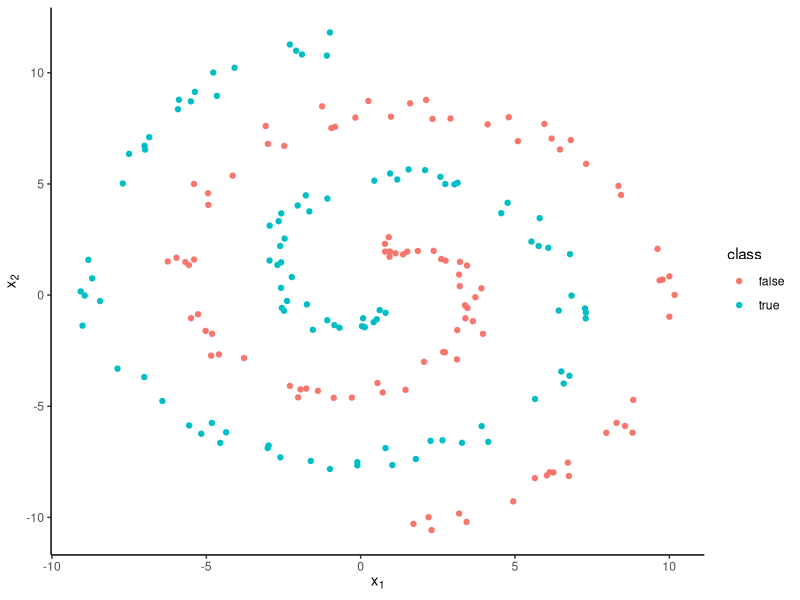
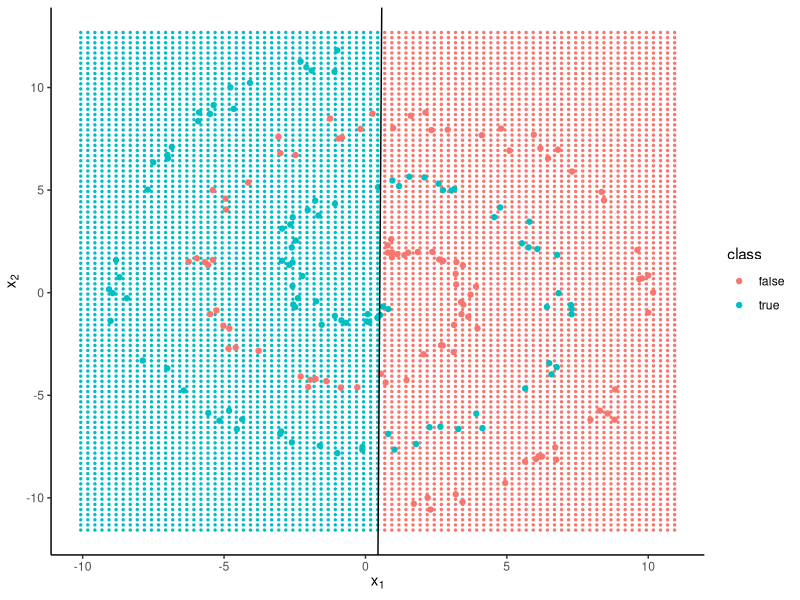
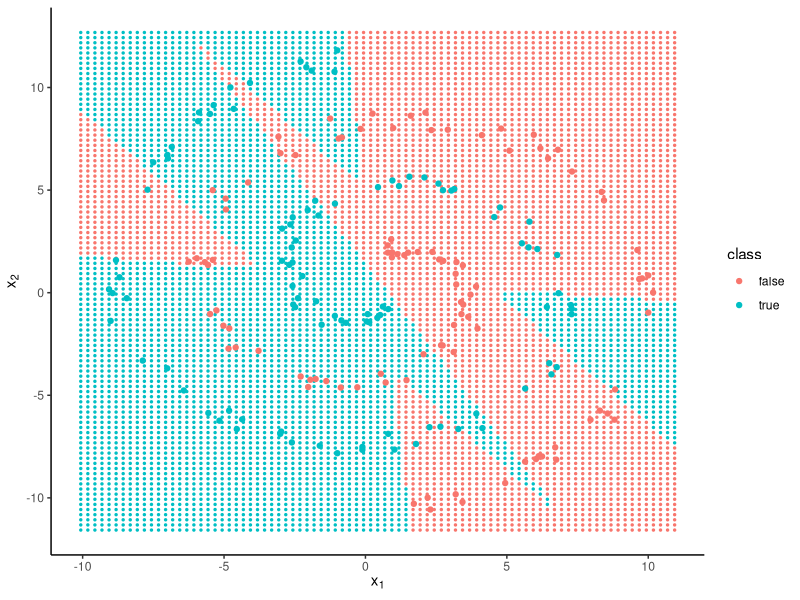
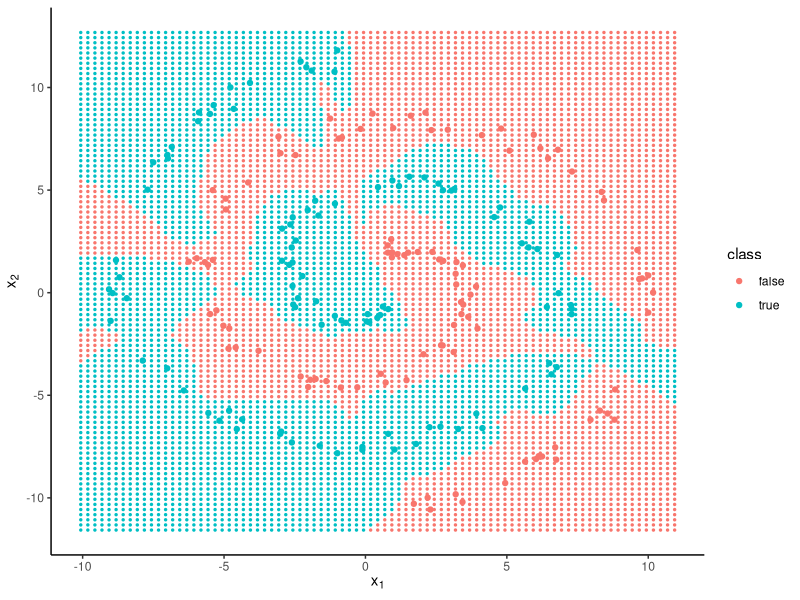
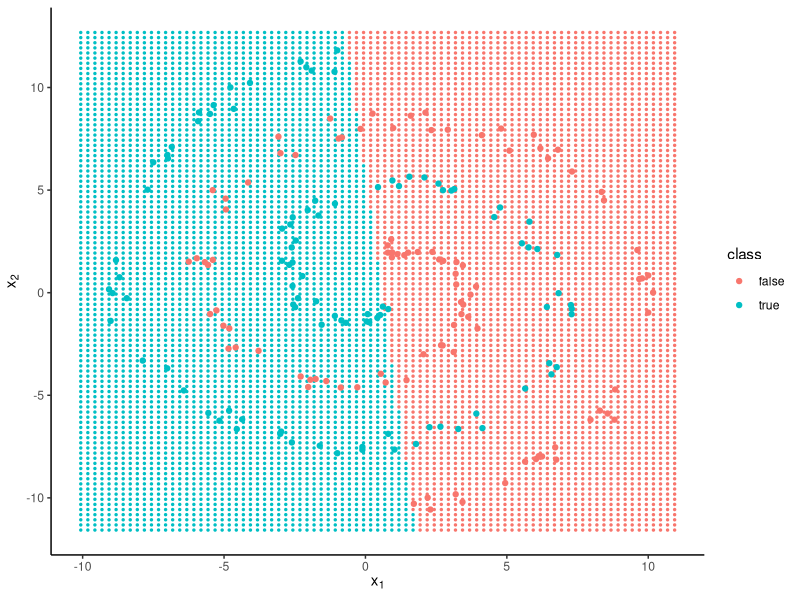

Write R code to recreate these figures, in order.
## ---- chunk 1
rm(list = ls())

two_spirals <- function(N = 200,
                        radians = 3*pi,
                        theta0 = pi/2,
                        labels = 0:1) {
  N1 <- floor(N / 2)
  N2 <- N - N1
  
  theta <- theta0 + runif(N1) * radians
  spiral1 <- cbind(-theta * cos(theta) + runif(N1),
                   theta * sin(theta) + runif(N1))
  spiral2 <- cbind(theta * cos(theta) + runif(N2),
                   -theta * sin(theta) + runif(N2))
  
  points <- rbind(spiral1, spiral2)
  classes <- c(rep(0, N1), rep(1, N2))
  
  data.frame(x1 = points[, 1],
             x2 = points[, 2],
             class = factor(classes, labels = labels))
}
set.seed(42)
hard_data <- two_spirals(labels = c("false", "true"))


## ---- chunk 2

library(ggplot2)
theme_set(theme_classic())

ggplot(hard_data) +
  aes(x1, x2, colour = class) +
  geom_point() +
  labs(x = expression(x[1]),
       y = expression(x[2]))

## ---- chunk 3

logreg <- glm(class ~ x1 + x2, family = binomial, data = hard_data)
correct <- sum((fitted(logreg) > .5) + 1 == as.integer(hard_data$class))

## ---- chunk 4

beta <- coef(logreg)
grid <- expand.grid(x1 = seq(min(hard_data$x1) - 1,
                             max(hard_data$x1) + 1,
                             by = .25),
                    x2 = seq(min(hard_data$x2) - 1,
                             max(hard_data$x2) + 1,
                             by = .25))
grid$class <- factor((predict(logreg, newdata = grid) > 0) * 1,
                     labels = c('false', 'true'))

#plot it:
ggplot(hard_data) + aes(x1, x2, colour = class) +
  geom_point(data = grid, size = .5) +
  geom_point() +
  labs(x = expression(x[1]), y = expression(x[2])) +
  geom_abline(intercept = -beta[1]/beta[3],
              slope = -beta[2]/beta[3])

## ---- chunk 5

#define feed forward function:

feedforward <- function(x, w1, w2) {
  z1 <- cbind(1, x) %*% w1
  h <- sigmoid(z1)
  z2 <- cbind(1, h) %*% w2
  list(output = sigmoid(z2), h = h)
}

#define sigmoid
sigmoid <- function(x) 1 / (1 + exp(-x))

## ---- chunk 6
backpropagate <- function(x, y, y_hat, w1, w2, h, learn_rate) {
  
  #calculate the derivatives
  dw2 <- t(cbind(1, h)) %*% (y_hat - y) 
  dh  <- (y_hat - y) %*% t(w2[-1, , drop = FALSE]) 
  dw1 <- t(cbind(1, x)) %*% (h * (1 - h) * dh)
  
  #change weights into better direction
  w1 <- w1 - learn_rate * dw1
  w2 <- w2 - learn_rate * dw2
  
  list(w1 = w1, w2 = w2)
}



## ---- chunk 7
train_nn <- function(x, y, hidden = 5, learn_rate = 1e-2, iterations = 1e4) {
  d <- ncol(x) + 1
  w1 <- matrix(rnorm(d * hidden), d, hidden)
  w2 <- as.matrix(rnorm(hidden + 1))
  for (i in 1:iterations) {
    ff <- feedforward(x, w1, w2)
    bp <- backpropagate(x, y,
                        y_hat = ff$output,
                        w1, w2,
                        h = ff$h,
                        learn_rate = learn_rate)
    w1 <- bp$w1; w2 <- bp$w2
  }
  list(output = ff$output, w1 = w1, w2 = w2)
}

## ---- chunk 8
#set up the data:
x <- data.matrix(hard_data[, c('x1', 'x2')])
y <- hard_data$class == 'true'

nnet5 <- train_nn(x, y, hidden = 5, iterations = 1e5)

## ---- chunk 9
mean((nnet5$output > .5) == y)
## ---- chunk 10

grid <- expand.grid(x1 = seq(min(hard_data$x1) - 1,
                             max(hard_data$x1) + 1,
                             by = .25),
                    x2 = seq(min(hard_data$x2) - 1,
                             max(hard_data$x2) + 1,
                             by = .25))

## ---- chunk 11

ff_grid <- feedforward(x = data.matrix(grid[, c('x1', 'x2')]),
                       w1 = nnet5$w1,
                       w2 = nnet5$w2)
grid$class <- factor((ff_grid$output > .5) * 1,
                     labels = levels(hard_data$class))

## ---- chunk 12

ggplot(hard_data) + aes(x1, x2, colour = class) +
  geom_point(data = grid, size = .5) +
  geom_point() +
  labs(x = expression(x[1]), y = expression(x[2]))

## ---- chunk 13

nnet30 <- train_nn(x, y, hidden = 30, iterations = 1e5)

mean((nnet30$output > .5) == y)


ff_grid <- feedforward(x = data.matrix(grid[, c('x1', 'x2')]),
                       w1 = nnet30$w1,
                       w2 = nnet30$w2)
grid$class <- factor((ff_grid$output > .5) * 1,
                     labels = levels(hard_data$class))


ggplot(hard_data) + aes(x1, x2, colour = class) +
  geom_point(data = grid, size = .5) +
  geom_point() +
  labs(x = expression(x[1]), y = expression(x[2]))

## ---- chunk 14

nnet1 <- train_nn(x, y, hidden = 1, iterations = 1e5)

mean((nnet1$output > .5) == y)


ff_grid <- feedforward(x = data.matrix(grid[, c('x1', 'x2')]),
                       w1 = nnet1$w1,
                       w2 = nnet1$w2)

grid$class <- factor((ff_grid$output > .5) * 1,
                     labels = levels(hard_data$class))


ggplot(hard_data) + aes(x1, x2, colour = class) +
  geom_point(data = grid, size = .5) +
  geom_point() +
  labs(x = expression(x[1]), y = expression(x[2]))



